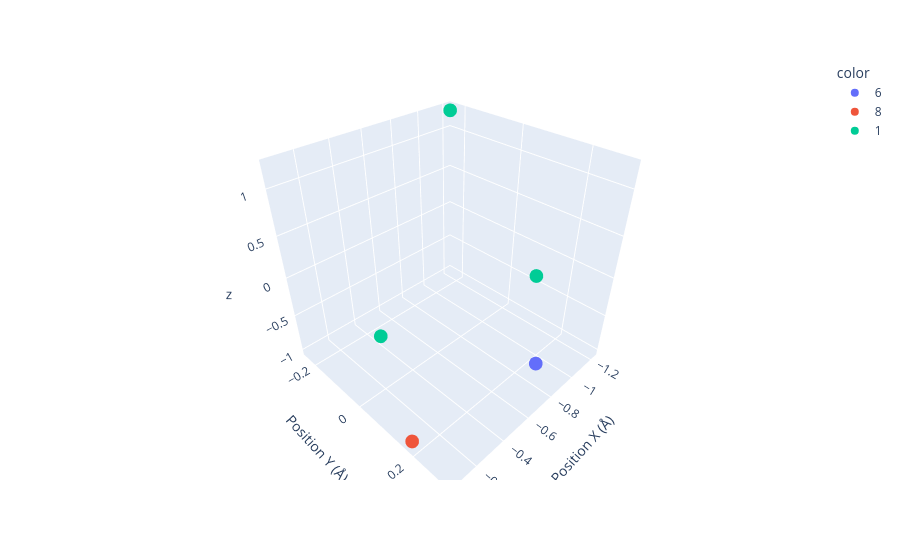

Notebook source saved alongside this figure:
### Code cell
import plotly.express as px
import numpy as np
import torch
X = torch.randn(5,3, requires_grad=False)
Z = torch.tensor([6, 8, 1, 1, 1])
pos = X.detach()
fig = px.scatter_3d(
    x = pos[:, 0],
    y = pos[:, 1],
    z = pos[:,2],
    labels={"x": "Position X (Å)", "y": "Position Y (Å)"},
    color = [f"{val}" for val in Z.tolist()]
)

fig.show()

### Figure 1 — Plotly figure (JSON) as saved in the notebook; plotly's stock layout.template omitted (floating-point values rounded to 4 significant figures)
{"data": [{"hovertemplate": "color=6<br>Position X (Å)=%{x}<br>Position Y (Å)=%{y}<br>z=%{z}<extra></extra>", "legendgroup": "6", "marker": {"color": "#636efa", "symbol": "circle"}, "mode": "markers", "name": "6", "scene": "scene", "showlegend": true, "type": "scatter3d", "x": [-0.7936], "y": [0.2622], "z": [-0.7419]}, {"hovertemplate": "color=8<br>Position X (Å)=%{x}<br>Position Y (Å)=%{y}<br>z=%{z}<extra></extra>", "legendgroup": "8", "marker": {"color": "#EF553B", "symbol": "circle"}, "mode": "markers", "name": "8", "scene": "scene", "showlegend": true, "type": "scatter3d", "x": [-0.05875], "y": [0.1772], "z": [-1.01]}, {"hovertemplate": "color=1<br>Position X (Å)=%{x}<br>Position Y (Å)=%{y}<br>z=%{z}<extra></extra>", "legendgroup": "1", "marker": {"color": "#00cc96", "symbol": "circle"}, "mode": "markers", "name": "1", "scene": "scene", "showlegend": true, "type": "scatter3d", "x": [-0.3489, -0.5723, -1.225], "y": [-0.09875, 0.3001, -0.2415], "z": [-0.7759, 0.6661, 1.213]}], "layout": {"legend": {"title": {"text": "color"}, "tracegroupgap": 0}, "margin": {"t": 60}, "scene": {"domain": {"x": [0, 1], "y": [0, 1]}, "xaxis": {"title": {"text": "Position X (Å)"}}, "yaxis": {"title": {"text": "Position Y (Å)"}}, "zaxis": {"title": {"text": "z"}}}}}
